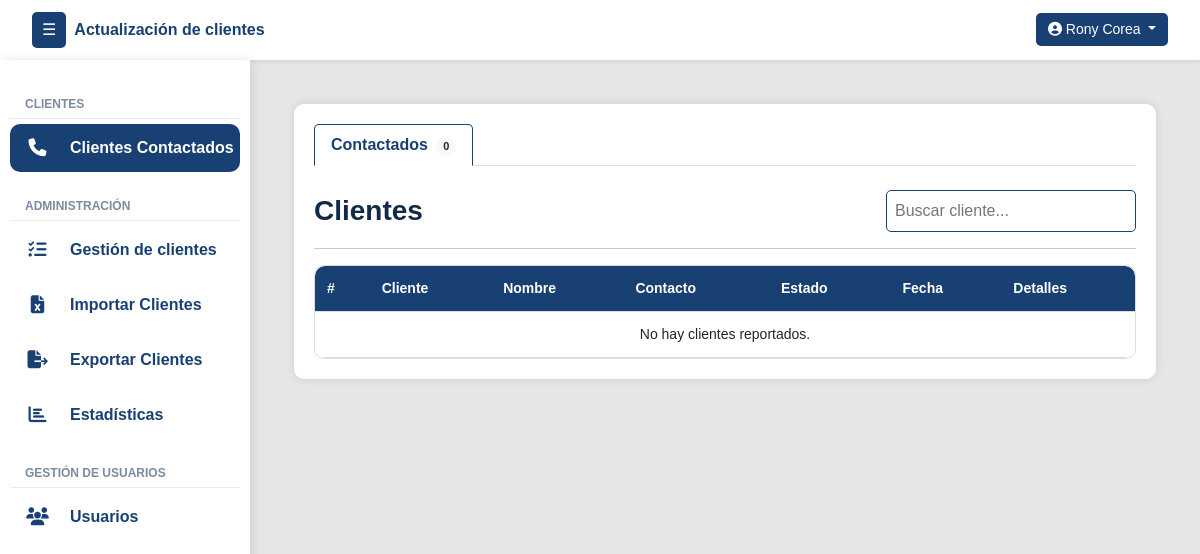
The app's page /clientes/contactados/ (signed in), older data.
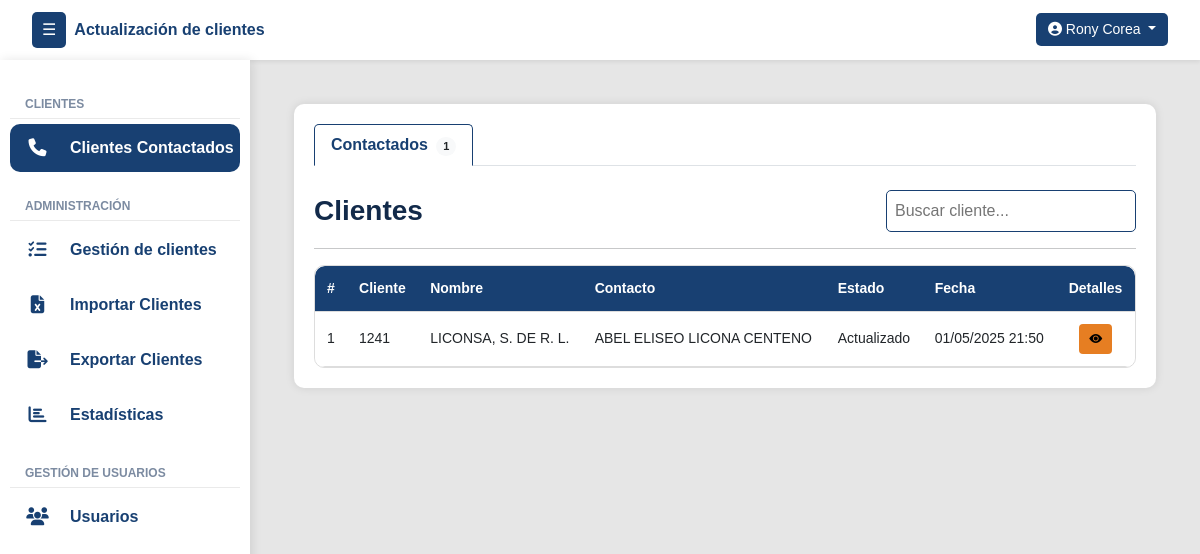
The same page, newer data.
### clientes/models.py (models this page shows, shortened)
class Cliente(models.Model):
    numero_cliente = models.CharField(max_length=50, unique=True)
    nombre_cliente = models.CharField(max_length=255)
    contacto_cliente = models.CharField(max_length=255)
    contacto_cargo = models.CharField(max_length=100, null=True, blank=True)
    telefono_cliente = models.CharField(max_length=50, null=True, blank=True)
    telefono_dos = models.CharField(max_length=50, null=True, blank=True)
    direccion = models.CharField(max_length=255, null=True, blank=True)
    correo = models.CharField(max_length=254, null=True, blank=True)
    estado_actual = models.ForeignKey(EstadoReporte, on_delete=models.SET_NULL, null=True, blank=True, default=1)
    asignado_inicial = models.ForeignKey(User, on_delete=models.SET_NULL, null=True, blank=True, related_name='clientes_asignados_inicialmente')
    asignado_usuario = models.ForeignKey(User, on_delete=models.SET_NULL, null=True, blank=True, related_name='clientes_asignados')
    veces_contactado = models.PositiveIntegerField(default=0)
    sin_contestar = models.PositiveIntegerField(default=0)
    formulario_sin_contestar = models.PositiveIntegerField(default=0)
    ultima_llamada_no_contesto = models.DateTimeField(null=True, blank=True)
    ultimo_envio_formulario = models.DateTimeField(null=True, blank=True)

class EstadoReporte(models.Model):
    nombre = models.CharField(max_length=100, unique=True)
    creado_por = models.ForeignKey(User, on_delete=models.SET_NULL, null=True, blank=True)
    creado_en = models.DateTimeField(auto_now_add=True)
    estado = models.CharField(max_length=50, choices=[('activo', 'Activo'), ('inactivo', 'Inactivo')])
    intentos = models.PositiveIntegerField(default=0)
    genera_movimiento = models.BooleanField(default=True)

class MovimientoEstado(models.Model):
    cliente = models.ForeignKey(Cliente, on_delete=models.CASCADE, related_name='movimientos')
    estado = models.ForeignKey(EstadoReporte, on_delete=models.SET_NULL, null=True)
    actualizado_por = models.ForeignKey(User, on_delete=models.SET_NULL, null=True)
    actualizado_por_admin = models.ForeignKey(User, on_delete=models.SET_NULL, null=True, blank=True, related_name='movimientos_admin')
    fecha_hora = models.DateTimeField(auto_now_add=True)

### clientes/views.py (the view)
# urls.py: path('clientes/contactados/', vistasClientes.clientes_reportados, name='clientes_reportados'),
@login_required
def clientes_reportados(request):
    user = request.user
    grupos = user.groups.values_list('name', flat=True)
    search_query = request.GET.get('q', '').strip()
    clientes_reportados_query = Cliente.objects.filter(
        Q(Exists(MovimientoEstado.objects.filter(cliente=OuterRef('pk')))) |
        Q(Exists(HistorialEstadoSinMovimiento.objects.filter(cliente=OuterRef('pk'))))
    ).prefetch_related(
        'movimientos__notas',
        'historial_sin_movimiento',
        'asignado_usuario',
        'asignado_inicial',
        'estado_actual'
    )
    if "super_admin" in grupos or "admin_group" in grupos:
        clientes_filtrados = clientes_reportados_query
    elif "estandar_group" in grupos:
        clientes_filtrados = clientes_reportados_query.filter(
            asignado_inicial=user
        ).distinct()
    elif "colector_group" in grupos:
        clientes_filtrados = clientes_reportados_query.filter(
            Q(movimientos__actualizado_por=user) |
            Q(historial_sin_movimiento__actualizado_por=user)
        ).distinct()
    else:
        messages.error(request, "Acceso no permitido.")
        return redirect("inicio")
    if search_query:
        clientes_filtrados = clientes_filtrados.filter(
            Q(nombre_cliente__icontains=search_query) |
            Q(numero_cliente__icontains=search_query) |
            Q(contacto_cliente__icontains=search_query)
        )
    clientes_paginados = paginar_queryset(request, clientes_filtrados, 'reportados')
    for cliente in clientes_paginados:
        movimientos_normales = [
            {"obj": m, "tipo": "con_movimiento"} for m in cliente.movimientos.all()
        ]
        movimientos_historial = [
            {"obj": h, "tipo": "sin_movimiento"}
            for h in cliente.historial_sin_movimiento.all()
            if not h.genera_movimiento
        ]
        todos_movimientos = sorted(
            movimientos_normales + movimientos_historial,
            key=lambda x: x["obj"].fecha_hora,
            reverse=True
        )
        movimientos_sin_admin = [
            m for m in todos_movimientos
            if getattr(m["obj"], "actualizado_por_admin", None) is None
        ]
        cliente.todos_los_movimientos = todos_movimientos  # para la tabla completa
        cliente.movimientos_sin_admin = movimientos_sin_admin  # para el conteo
        cliente.ultimo_movimiento = cliente.movimientos.order_by('-fecha_hora').first()
        cliente.reportado_por = (
            cliente.todos_los_movimientos[0]["obj"].actualizado_por
            if cliente.todos_los_movimientos else None
        )
    return render(request, 'clientes/clientes_reportados.html', {
        "clientes": clientes_paginados,
        "view_type": "reportados",
        "search_query": search_query,
        "count_reportados": clientes_filtrados.count(),
    })

### UpdateTracker/templatetags/group_filters.py (called while the page is built)
@register.filter(name='has_group')
def has_group(user, group_name):
    return user.groups.filter(name=group_name).exists()

### clientes/views.py (called while the page is built)
def paginar_queryset(request, queryset, param, por_pagina=10):
    paginator = Paginator(queryset, por_pagina)
    pagina = request.GET.get(param)
    return paginator.get_page(pagina)

### templates/clientes/clientes_reportados.html (shortened to what this page needs)
{% extends 'layout/layout.html' %}
{% block content %}
<div class="container">
    <ul class="nav nav-tabs" id="clienteTabs" role="tablist">
        <li class="nav-item" role="presentation">
            <a class="nav-link {% if view_type == 'reportados' %}active{% endif %}" id="reportados-tab" href="{% url 'clientes_reportados' %}" role="tab" aria-controls="reportados" aria-selected="true">
                Contactados <span class="badge rounded-pill bg-light text-dark ms-1" id="countreportados">{{ count_reportados }}</span>
            </a>
        </li>
    </ul>
    <div class="tab-content mt-4" id="clienteTabsContent">
        {% if view_type == 'reportados' %}
        <div class="tab-pane fade show active" id="reportados" role="tabpanel" aria-labelledby="reportados-tab">
            <div class="d-flex justify-content-between align-items-center mb-3">
                <h3 class="mb-0">Clientes</h3>
                <form method="get" class="d-flex" style="gap: 10px;">
                    <input type="text" name="q" id="searchInputReportados" class="search-box"
                           placeholder="Buscar cliente..."
                           value="{{ search_query|default:'' }}"
                           autocomplete="off">
                </form>
            </div>
            <hr>
            <div class="table-responsive">
                <table class="styled-table" id="tablaReportados">
                    <thead>
                        <tr>
                            <th>#</th>
                            <th>Cliente</th>
                            <th>Nombre</th>
                            <th>Contacto</th>
                            <th>Estado</th>
                            <th>Fecha</th>
                            <th>Detalles</th>
                        </tr>
                    </thead>
                    <tbody>
                        {% for cliente in clientes %}
                        <tr>
                            <td>{{ forloop.counter }}</td>
                            <td>{{ cliente.numero_cliente }}</td>
                            <td>{{ cliente.nombre_cliente }}</td>
                            <td>{{ cliente.contacto_cliente }}</td>
                            <td>{{ cliente.estado_actual.nombre }}</td>
                            <td>
                                {% if cliente.todos_los_movimientos %}
                                    {{ cliente.todos_los_movimientos.0.obj.fecha_hora|date:"d/m/Y H:i" }}
                                {% else %}
                                    -
                                {% endif %}
                            </td>
                            <td class="text-center">
                                <button class="btn btn-sm btn-reportar"
                                        data-bs-toggle="modal"
                                        data-bs-target="#modalDetalle{{ cliente.id }}">
                                    <i class="bi bi-eye-fill"></i>
                                </button>
                            </td>
                        </tr>
                        {% empty %}
                        <tr>
                            <td colspan="8" class="text-center">No hay clientes reportados.</td>
                        </tr>
                        {% endfor %}
                    </tbody>
                </table>
            </div>
        </div>
        {% endif %}
    </div>
</div>
{% endblock %}

Row changes from the older to the newer data that the page shows:
added Cliente: numero_cliente "1241", nombre_cliente "LICONSA, S. DE R. L.", contacto_cliente "ABEL ELISEO LICONA CENTENO", estado_actual.nombre "Actualizado", todos_los_movimientos.0.obj.fecha_hora "01/05/2025 21:50"
Text that changed along with them:
{{ count_reportados }}: "0" → "1"
text no longer shown: "No hay clientes reportados."
